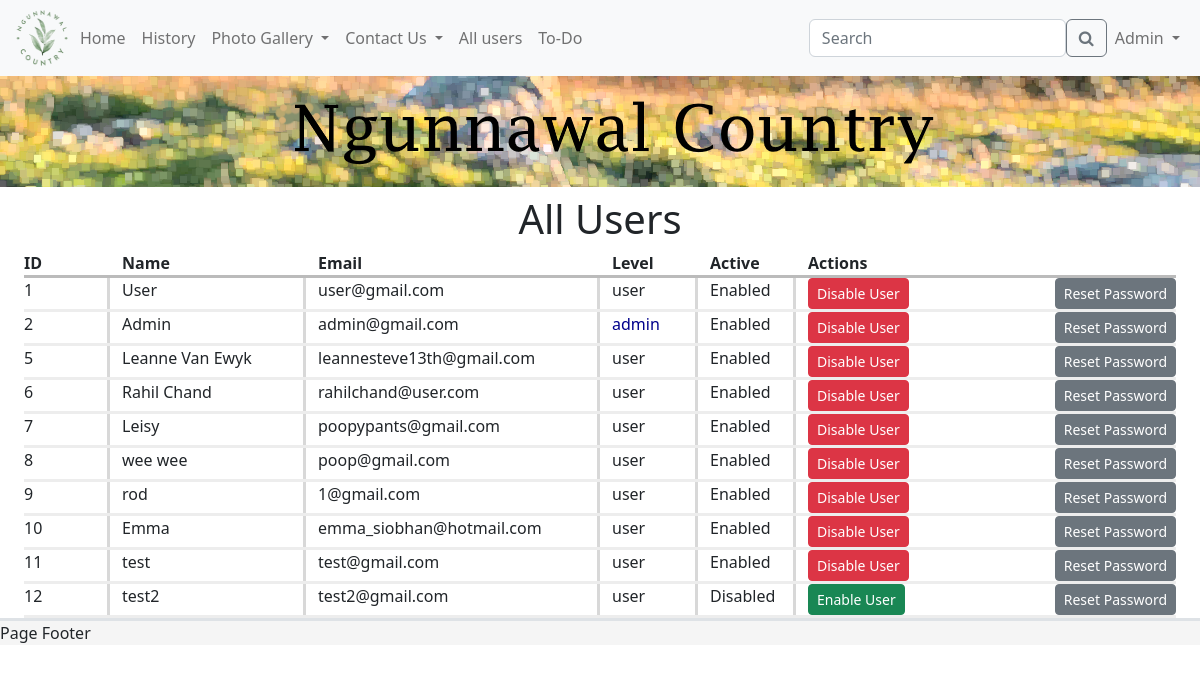
The page /admin/list_all_users (signed in) on the database its author committed.
### models.py (models this page shows, shortened)
class User(UserMixin, db.Model):
    id = db.Column(db.Integer, primary_key=True)
    email_address = db.Column(db.String(255), unique=True)
    name = db.Column(db.String(255))
    password_hash = db.Column(db.String(255))
    user_level = db.Column(db.Integer)
    active = db.Column(db.Boolean)
    def is_admin(self):
        if self.user_level == 2:
            return True
        else:
            return False

### app.py (the view)
@app.route('/admin/list_all_users')
@login_required
def list_all_users():
    if current_user.is_admin():  # checks if the user is an admin
        all_users = User.query.all()  # gets all users in the database
        return render_template("listAllUsers.html", title="All Users", user=current_user, users=all_users)
    else:  # if user is not an admin
        flash("You must be an administrator to access this page")
        return redirect(url_for("homepage"))

### models.py (called while the page is built)
@login.user_loader
def load_user(id):
    return User.query.get(int(id))

### templates/listAllUsers.html
{% extends 'template.html' %}
{% block cellContent1 %}
    <div class="container-fluid">
        <div class="row">
            <div class="col-1"><strong>ID</strong></div>
            <div class="col-2"><strong>Name</strong></div>
            <div class="col-3"><strong>Email</strong></div>
            <div class="col-1"><strong>Level</strong></div>
            <div class="col-1"><strong>Active</strong></div>
            <div class="col-4"><strong>Actions</strong></div>
        </div>
        <div class="horizontal-divider"></div>
        {% for user in users %}
            <div class="row">
                <div class="col-1 vertical-divider">{{ user.id }}</div>
                <div class="col-2 vertical-divider">{{ user.name }}</div>
                <div class="col-3 vertical-divider">{{ user.email_address }}</div>
                {% if user.user_level == 1 %}
                    <div class="col-1 vertical-divider">user</div>
                {% elif user.user_level == 2 %}
                    <div class="col-1 vertical-divider" style="color: darkblue">admin</div>
                {% else %}
                    <div class="col-1 vertical-divider"><strong>error: </strong>{{ user.user_level }}</div>
                {% endif %}
                {% if user.active == 1 %}
                    <div class="col-1 vertical-divider">Enabled</div>
                {% else %}
                    <div class="col-1 vertical-divider">Disabled</div>
                {% endif %}
                <div class="col-4">
                    <a href="/admin/user_enable_disable/{{ user.id }}">
                        {% if user.active == 1 %}
                            <button class="btn btn-danger btn-sm">Disable User</button>
                        {% else %}
                            <button class="btn btn-success btn-sm">Enable User</button>
                        {% endif %}
                    </a>
                    <a style="float: right" href="/reset_password_admin/{{ user.id }}">
                        <button class="btn btn-secondary btn-sm">Reset Password</button>
                    </a>
                </div>
            </div>
            <div class="soft-horizontal-divider"></div>
        {% endfor %}
    </div>
{% endblock %}

### templates/template.html (shortened to what this page needs)
<!DOCTYPE html>
<html lang="en">
<head>
    <link rel="stylesheet" href="/static/ngunnawal.css">
    <link rel="stylesheet" href="/static/css/bootstrap.css">
    <link rel="stylesheet" href="https://cdnjs.cloudflare.com/ajax/libs/font-awesome/4.7.0/css/font-awesome.min.css">
</head>
<body>
<nav class="navbar navbar-expand-lg bg-light sticky-top">
    <div class="container-fluid">
        <a href="/">
            <img src="/static/images/logo.png" alt="logo" width="60" height="60">
        </a>
        <div class="collapse navbar-collapse" id="navbarNav">
            <ul class="navbar-nav">
                <li class="nav-item">
                    <a class="nav-link underline" href="/">Home</a>
                </li>
                <li class="nav-item">
                    <a class="nav-link underline" href="/history">History</a>
                </li>
                {% if user.user_level == 2 %}
                    <li class="nav-item dropdown">
                        <a class="nav-link dropdown-toggle underline" href="/" id="navbarDropdown" role="button"
                           data-bs-toggle="dropdown" aria-expanded="false">
                            Photo Gallery
                        </a>
                    </li>
                    <li class="nav-item dropdown">
                        <a class="nav-link dropdown-toggle underline" href="/" id="navbarDropdown" role="button"
                           data-bs-toggle="dropdown" aria-expanded="false">
                            Contact Us
                        </a>
                    </li>
                    <li>
                        <a class="nav-link underline" href="/admin/list_all_users">All users</a>
                    </li>
                {% endif %}
                <li class="nav-item">
                    <a class="nav-link underline" href="/todo">To-Do</a>
                </li>
            </ul>
        </div>
        <form class="d-flex" role="search">
            <input class="form-control" type="search" placeholder="Search" aria-label="Search">
            <button class="btn btn-outline-secondary" type="submit"><i class="fa fa-search"></i></button>
        </form>
        <div class="nav navbar-nav">
            {% if user.is_anonymous %}
                <li class="nav-item dropdown">
                    <a class="nav-link dropdown-toggle underline" href="/" id="navbarDropdown" role="button"
                       data-bs-toggle="dropdown" aria-expanded="false">
                        Log in
                    </a>
                    <ul class="dropdown-menu dropdown-menu-light dropdown-menu-end" aria-labelledby="navbarDropdown">
                        <li><a class="dropdown-item" href="/login">Log In</a></li>
                        <div class="dropdown-divider"></div>
                        <li><a class="dropdown-item" href="/register">Register Account</a></li>
                    </ul>
                </li>
            {% else %}
                <li class="nav-item dropdown">
                    <a class="nav-link dropdown-toggle underline" href="/" id="navbarDropdown" role="button"
                       data-bs-toggle="dropdown" aria-expanded="false">
                        {{ user.name }}
                    </a>
                </li>
            {% endif %}
        </div>
    </div>
</nav>
<div class="banner">
    <img style="margin-bottom: 0.5em" src="/static/images/banner_small.png" alt="website banner">
</div>
<div class="container-fluid">
    <div class="row">
        <div class="col-12 align-centre">
            <h1>{{ title }}</h1>
        </div>
    </div>
    <div class="row">
        <div class="col-12">
            {% block cellContent1 %} {% endblock %}
        </div>
    </div>
</div>
<div class="footer sticky-bottom border-top border-3">
    Page Footer
</div>
</body>
</html>

### static/ngunnawal.css (style rules this page uses)
* { margin: 0; padding: 0; box-sizing: border-box; }
body { background-color: #cff2ec; }
.banner > img { display: block; margin-left: auto; margin-right: auto; max-height: 100%; max-width: 100%; height: auto; }
.align-centre { text-align: center; }
.footer { overflow: hidden; background-color: rgb(245, 245, 245); width: 100%; bottom: 0; }
div.horizontal-divider { border-top: 3px solid #bbb; }
div.soft-horizontal-divider { border-top: 3px solid #ededed; }
.vertical-divider { border-right: 3px solid #d8d8d8; }

### rows shown on the page
User: name "Admin", id "2", email_address "admin@gmail.com", user_level "admin", active "Enabled"
User: id "1", name "User", email_address "user@gmail.com", user_level "user", active "Enabled"
User: id "5", name "Leanne Van Ewyk", email_address "leannesteve13th@gmail.com", user_level "user", active "Enabled"
User: id "6", name "Rahil Chand", email_address "rahilchand@user.com", user_level "user", active "Enabled"
User: id "7", name "Leisy", email_address "poopypants@gmail.com", user_level "user", active "Enabled"
User: id "8", name "wee wee", email_address "poop@gmail.com", user_level "user", active "Enabled"
User: id "9", name "rod", email_address "1@gmail.com", user_level "user", active "Enabled"
User: id "10", name "Emma", email_address "emma_siobhan@hotmail.com", user_level "user", active "Enabled"
User: id "11", name "test", email_address "test@gmail.com", user_level "user", active "Enabled"
User: id "12", name "test2", email_address "test2@gmail.com", user_level "user", active "Disabled"

### other values the page prints
{{ title }} "All Users"
